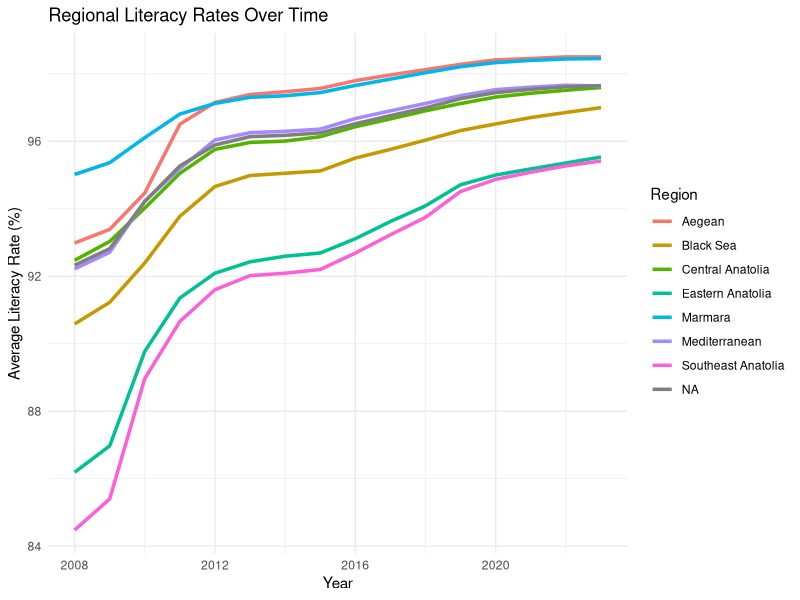
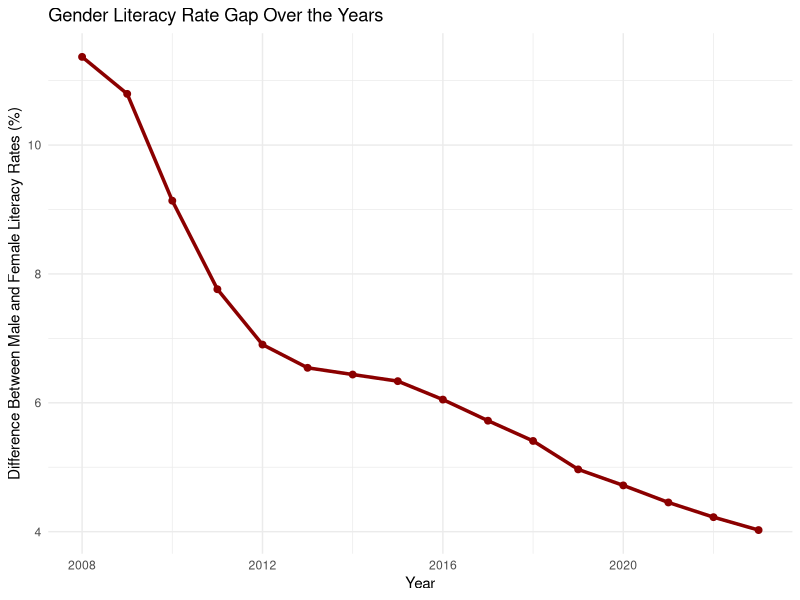
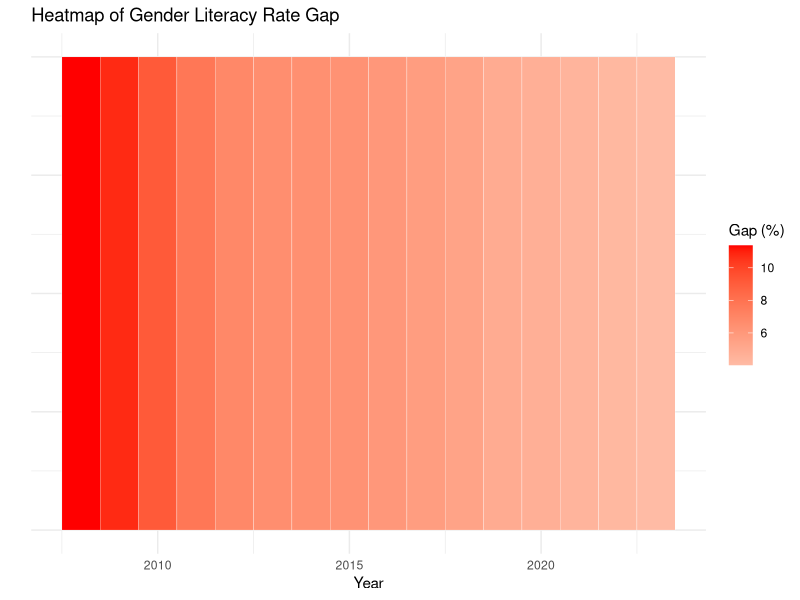

Write R code to recreate these figures, in order.
## ---- chunk 1
#| code-fold: true
#| code-summary: "Show the code"
library(dplyr)

#calling the data
data <- readxl::read_excel("EMU430-DATA.xls")

#creating 'REGIONS' column
{
  regions <- data.frame(
    Province_code = 1:81
  )
  
  regions <- regions %>% 
    mutate(regions = case_when(
      Province_code %in% c(1,7,15,31,32,33,46,80) ~ "Mediterranean",
      Province_code %in% c(2,21,27,47,56,63,72,73,79) ~ "Southeast Anatolia",
      Province_code %in% c(3,9,20,35,43,45,48,64) ~ "Aegean",
      Province_code %in% c(4,12,13,23,24,25,30,36,44,49,62,65,75,76) ~ "Eastern Anatolia",
      Province_code %in% c(5,8,14,19,28,29,37,52,53,55,57,60,61,67,69,74,78,81) ~ "Black Sea",
      Province_code %in% c(6,18,26,38,40,42,50,51,58,66,68,70,71) ~ "Central Anatolia",
      Province_code %in% c(10,11,16,17,22,34,39,41,54,59,77) ~ "Marmara",
    ))
  
  data <- data %>%
    rename(Province_code = `Province code`)
  
  data <- data %>%
    left_join(regions)
}
## ---- chunk 2
#| code-fold: true
#| code-summary: "Show the code"
# Required Libraries
library(readxl)
library(ggplot2)
library(dplyr)

# Load the dataset
# Adjust the sheet name and path based on your actual dataset
data <- read_excel("EMU430-DATA.xls", sheet = 1)

# Data Cleaning and Transformation
# Assuming the columns include Year, Region, and General Literacy Rate
clean_data <- data %>%
  select(Year, Region, `General Population`, `General Illiterate Population`) %>%
  mutate(Literacy_Rate = 100 - (`General Illiterate Population` / `General Population`) * 100) %>%
  group_by(Year, Region) %>%
  summarize(Average_Literacy = mean(Literacy_Rate, na.rm = TRUE))

# Visualization: Regional Literacy Rates Over Time
ggplot(clean_data, aes(x = Year, y = Average_Literacy, color = Region)) +
  geom_line(size = 1.2) +
  labs(
    title = "Regional Literacy Rates Over Time",
    x = "Year",
    y = "Average Literacy Rate (%)",
    color = "Region"
  ) +
  theme_minimal()
## ---- chunk 3
#| code-fold: true
#| code-summary: "Show the code"
# Required Libraries
library(readxl)
library(ggplot2)
library(dplyr)

# Load the dataset
data <- read_excel("EMU430-DATA.xls", sheet = 1)

# Data Cleaning and Transformation
gender_data <- data %>%
  select(Year, `General Male Population`, `General Female Population`, `Male Illiterate Population`, `General Illiterate Population`) %>%
  mutate(
    Male_Literacy_Rate = 100 - (`Male Illiterate Population` / `General Male Population`) * 100,
    Female_Literacy_Rate = 100 - ((`General Illiterate Population` - `Male Illiterate Population`) / `General Female Population`) * 100,
    Literacy_Difference = Male_Literacy_Rate - Female_Literacy_Rate # Calculate the gender literacy gap
  ) %>%
  group_by(Year) %>%
  summarize(
    Avg_Literacy_Difference = mean(Literacy_Difference, na.rm = TRUE),
    .groups = "drop"
  )

# Visualization: Line Chart for Literacy Rate Gap
ggplot(gender_data, aes(x = Year, y = Avg_Literacy_Difference)) +
  geom_line(size = 1.2, color = "darkred") +
  geom_point(size = 2, color = "darkred") +
  labs(
    title = "Gender Literacy Rate Gap Over the Years",
    x = "Year",
    y = "Difference Between Male and Female Literacy Rates (%)"
  ) +
  theme_minimal()

## ---- chunk 4
# Required Libraries
library(readxl)
library(ggplot2)
library(dplyr)

# Load the dataset
data <- read_excel("EMU430-DATA.xls", sheet = 1)

# Data Transformation
gender_data <- data %>%
  mutate(
    Male_Literacy_Rate = 100 - (`Male Illiterate Population` / `General Male Population`) * 100,
    Female_Literacy_Rate = 100 - (`Female Illiterate Population` / `General Female Population`) * 100,
    Literacy_Rate_Gap = Male_Literacy_Rate - Female_Literacy_Rate # Calculate the gap
  ) %>%
  group_by(Year) %>%
  summarize(
    Avg_Literacy_Gap = mean(Literacy_Rate_Gap, na.rm = TRUE),
    .groups = "drop"
  )

# Visualization: Bar Plot for Gender Literacy Gap Over the Years
ggplot(gender_data, aes(x = Year, y = 1, fill = Avg_Literacy_Gap)) +
  geom_tile(color = "white") +
  scale_fill_gradient2(low = "blue", high = "red", midpoint = 0, name = "Gap (%)") +
  labs(
    title = "Heatmap of Gender Literacy Rate Gap",
    x = "Year",
    y = "",
    fill = "Gap (%)"
  ) +
  theme_minimal() +
  theme(axis.text.y = element_blank(), axis.ticks.y = element_blank())
